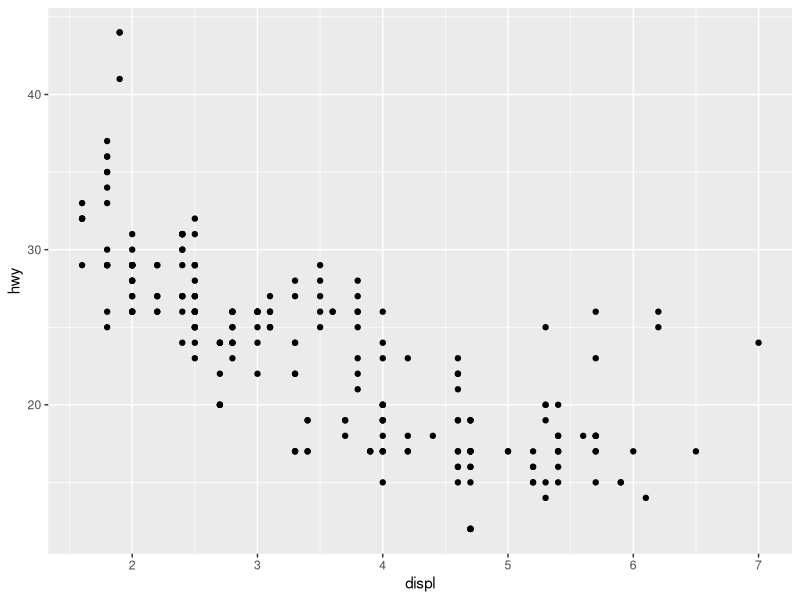
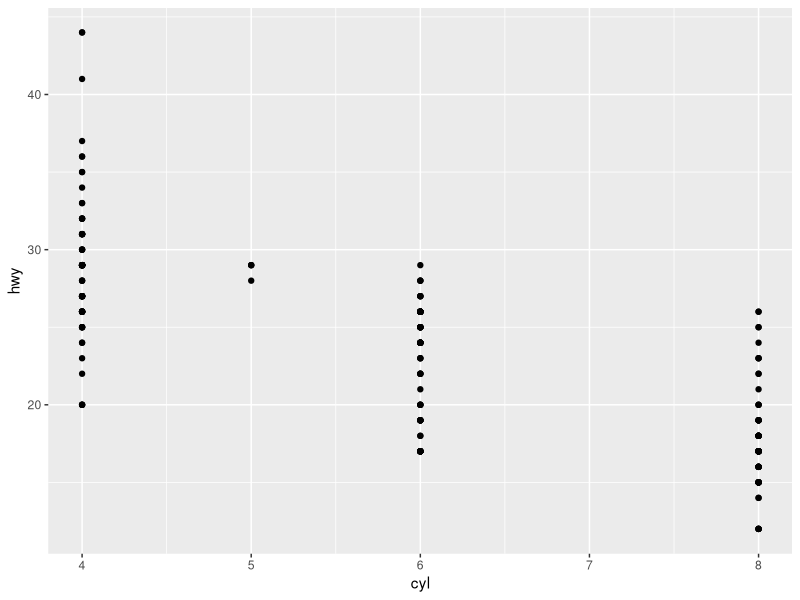
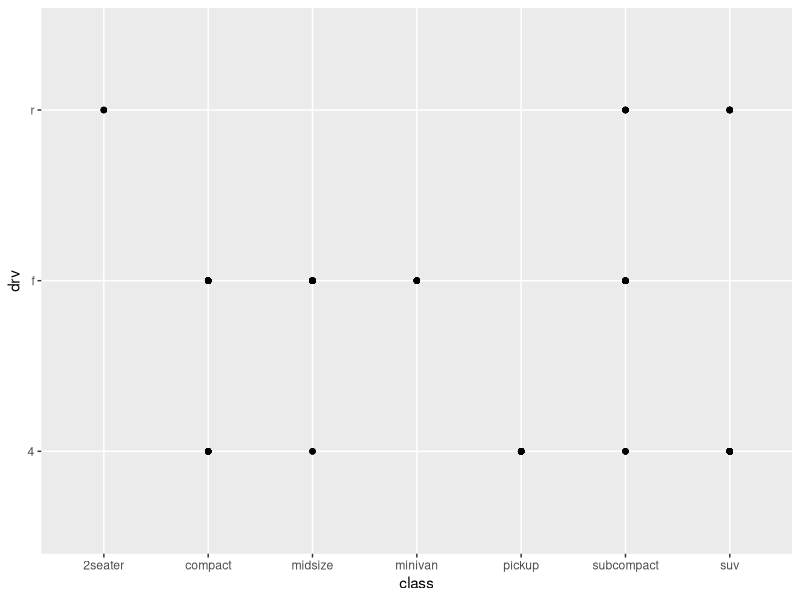
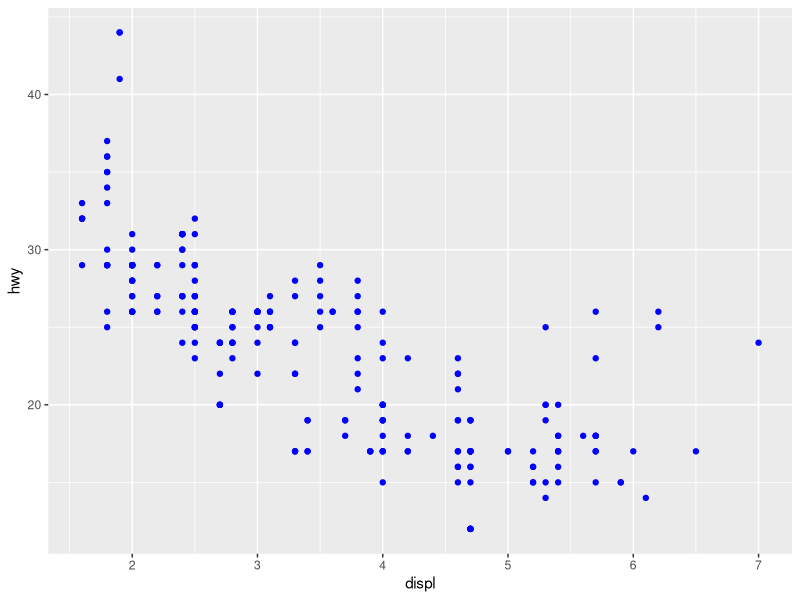
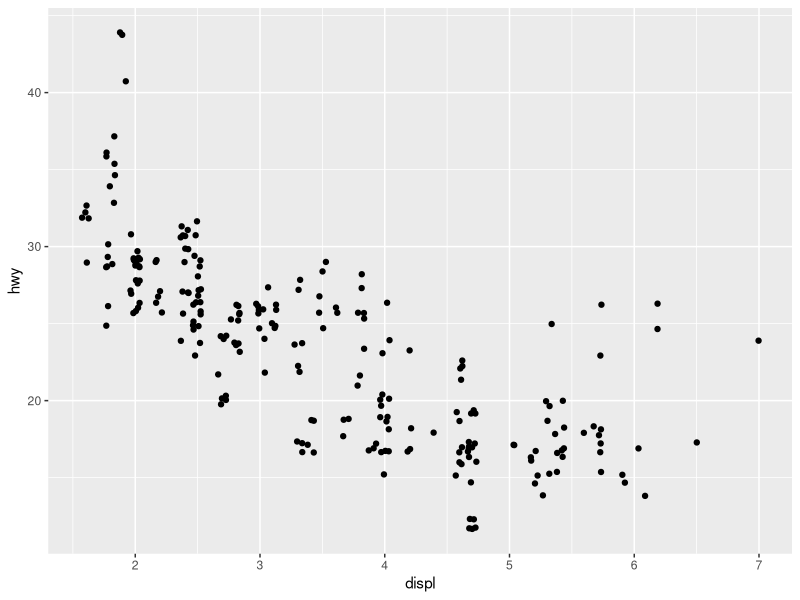
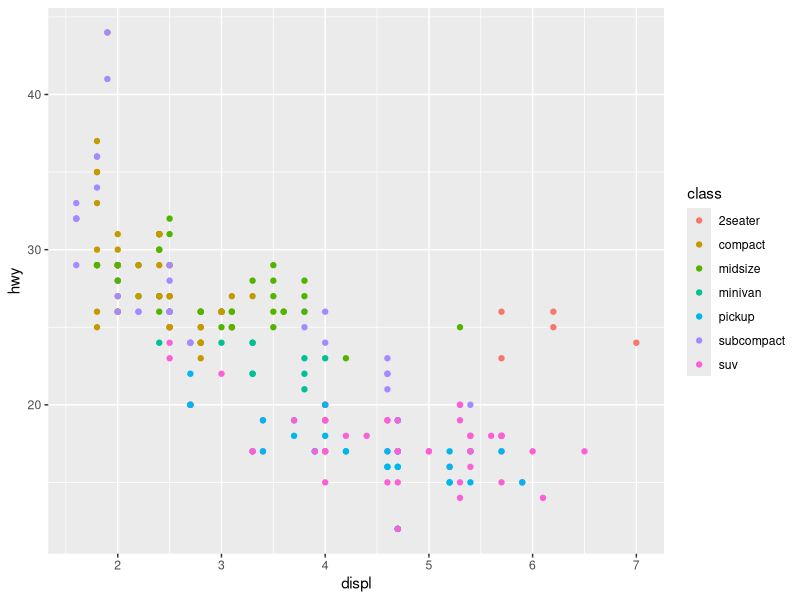
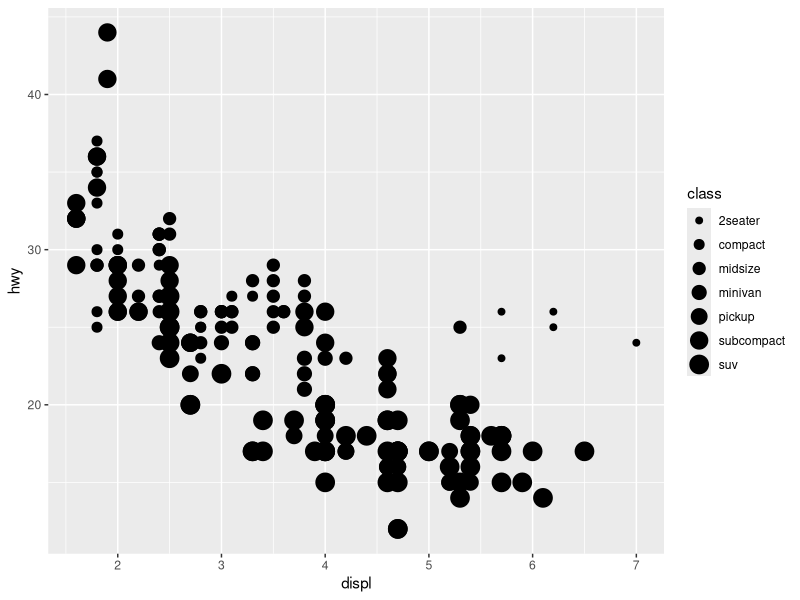
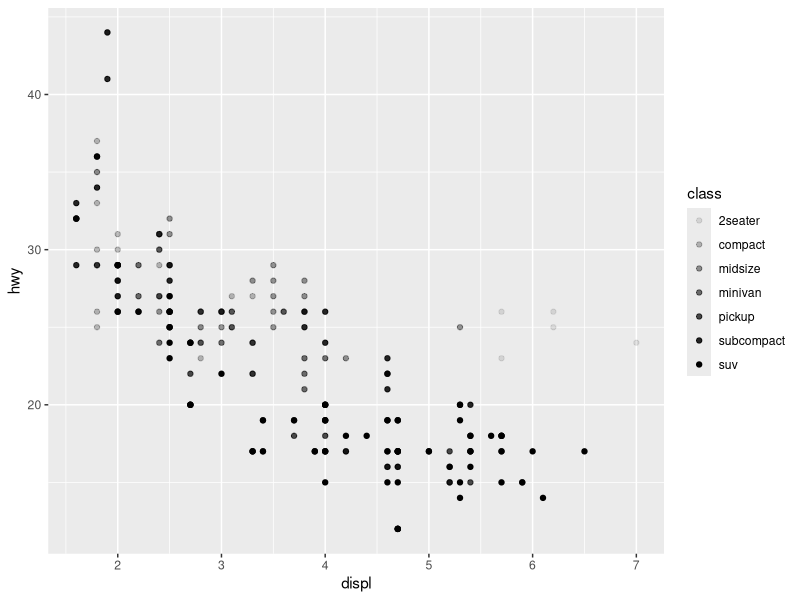

These figures' R source, in order:
library(tidyverse)

#SCATTERPOINT estrutura básica
ggplot(data = mpg) +
  geom_point(mapping = aes(x = displ, y = hwy))

#SCATTERPOINT estrutura básica
ggplot(data = mpg) +
  geom_point(mapping = aes(x = cyl, y = hwy))

#SCATTERPOINT estrutura básica
ggplot(data = mpg) +
  geom_point(mapping = aes(x = class, y = drv))

#SCATTERPOINT estrutura básica com COLOR fora do aes()
ggplot(data = mpg) +
  geom_point(mapping = aes(x = displ, y = hwy), color = "blue")

#SCATTERPOINT - POSITION ADJUSTMENT JITTER para evitar sobreposição
ggplot(data = mpg) + geom_point(
  mapping = aes(x = displ, y = hwy),
  position = "jitter"
)

#3ª variável - aesthetic COLOR
ggplot(data = mpg) +
  geom_point(mapping = aes(x = displ, y = hwy, color = class))

#3ª variável - aesthetic SIZE
ggplot(data = mpg) +
  geom_point(mapping = aes(x = displ, y = hwy, size = class))

#3ª variável - aesthetic ALPHA (transparência)
ggplot(data = mpg) +
  geom_point(mapping = aes(x = displ, y = hwy, alpha = class))

#3ª variável - aesthetic SHAPE (apenas 6 elementos)
ggplot(data = mpg) +
  geom_point(mapping = aes(x = displ, y = hwy, shape = class))

#SMOOTH - 3ª variável dividindo categorias por tipo de linha
ggplot(data = mpg) +
  geom_smooth(mapping = aes(x = displ, y = hwy, linetype = drv))

#3ª variável - FACET: divide em vários gráficos pelas categorias
# da mesma variável (visualização por duas linhas)
ggplot(data = mpg) +
  geom_point(mapping = aes(x = displ, y = hwy)) + 
  facet_wrap(~ class, nrow = 2)

#3ª variável - FACET: divide em vários gráficos pelas categorias
#(visualização cruzando duas variáveis)
ggplot(data = mpg) +
  geom_point(mapping = aes(x = displ, y = hwy)) +
  facet_grid(drv ~ cyl)

#3ª variável - FACET: divide em vários gráficos pelas categorias
#(visualização pelas categorias em linhas)
ggplot(data = mpg) +
  geom_point(mapping = aes(x = displ, y = hwy)) + 
  facet_grid(drv ~ .)

#3ª variável - FACET: divide em vários gráficos pelas categorias
#(visualização pelas categorias em colunas)
ggplot(data = mpg) +
  geom_point(mapping = aes(x = displ, y = hwy)) + 
  facet_grid(. ~ cyl)

#sobreposição de 2 geom diferentes
ggplot(data = mpg, mapping = aes(x = displ, y = hwy)) + 
  geom_point(mapping = aes(color = class)) + 
  geom_smooth()

#sobreposição de 2 geom diferentes com filtro por uma categoria
ggplot(data = mpg, mapping = aes(x = displ, y = hwy)) + 
  geom_point(mapping = aes(color = class)) + 
  geom_smooth(
  data = filter(mpg, class == "subcompact"),
  se = FALSE 
  )

#Estatística descritiva - STAT SUMMARY (mais de 20 possibilidades de 
# estatísticas - rodar ?stat_bin para conhecer todas)
ggplot(data = diamonds) + 
  stat_summary(
  mapping = aes(x = cut, y = depth), 
  fun.ymin = min,
  fun.ymax = max,
  fun.y = median
)

#BAR - 2ª variável em cor no argumento FILL
ggplot(data = diamonds) +
  geom_bar(mapping = aes(x = cut, fill = cut))

#BAR - 3ª variável no argumento FILL (subdivide as barras)
ggplot(data = diamonds) +
  geom_bar(mapping = aes(x = cut, fill = clarity))

#BAR - 3ª variável com POSITION ADJUSTMENT (FILL)
ggplot(data = diamonds) + geom_bar(
  mapping = aes(x = cut, fill = clarity),
  position = "fill"
)

#BAR - 3ª variável com POSITION ADJUSTMENT (DODGE) 
ggplot(data = diamonds) + 
  geom_bar(mapping = aes(x = cut, fill = clarity),
  position = "dodge"
)

#BOXPLOT vertical
ggplot(data = mpg, mapping = aes(x = class, y = hwy)) + 
  geom_boxplot()

#BOXPLOT horizontal (COORD_FLIP)
ggplot(data = mpg, mapping = aes(x = class, y = hwy)) + 
  geom_boxplot() +
  coord_flip()

#PIE CHART transformado com COORD_POLAR de um BAR CHART
bar <- ggplot(data = diamonds) + 
  geom_bar(mapping = aes(x = cut, fill = cut), show.legend = FALSE,
  width = 1)+
  theme(aspect.ratio = 1) + labs(x = NULL, y = NULL)
bar + coord_polar()



